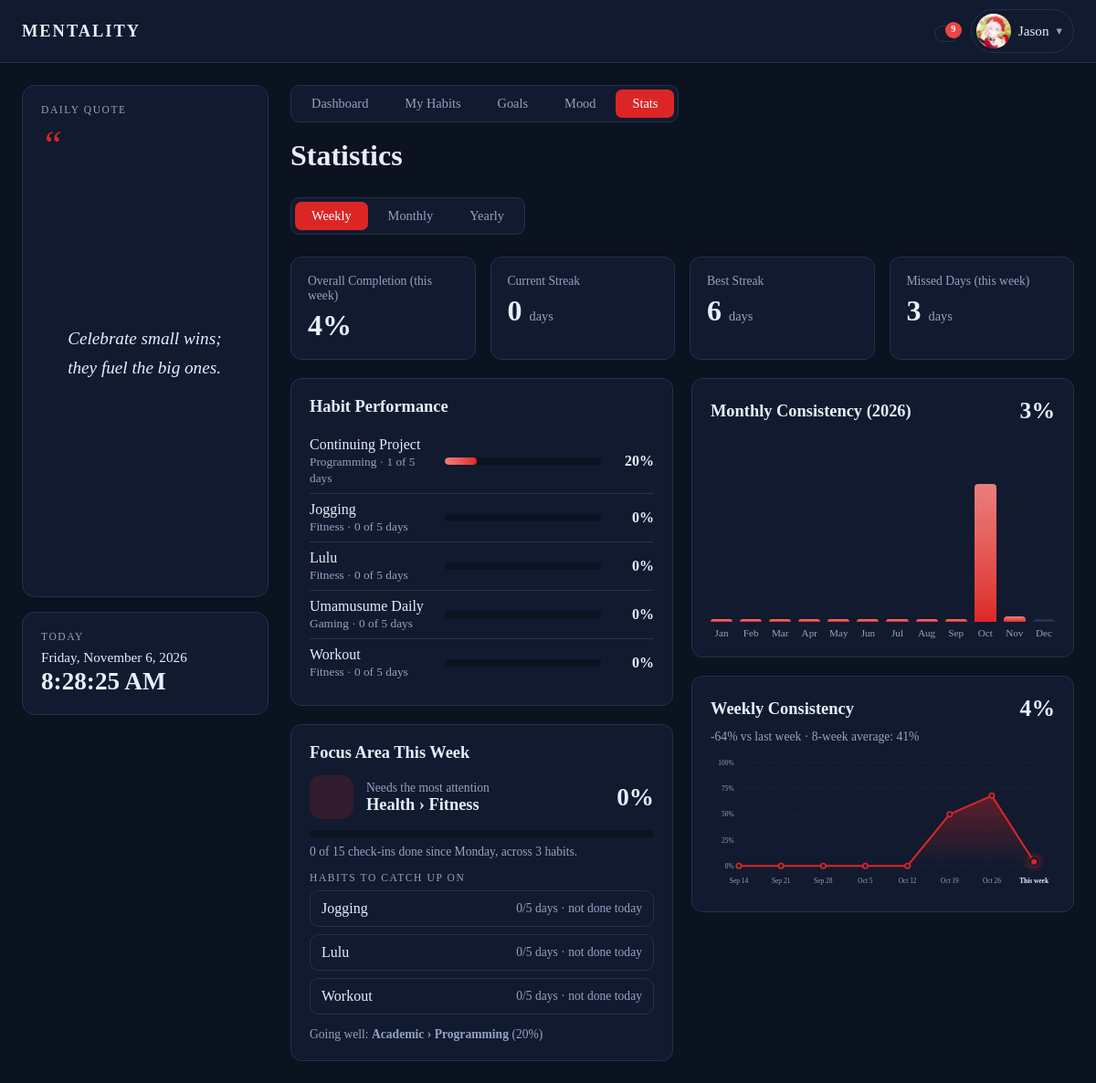
The page /stats.php (signed in) on the database its author committed.
### tables this page shows
CREATE TABLE `habits` (
  `habit_id` int(10) unsigned NOT NULL AUTO_INCREMENT,
  `user_id` int(10) unsigned NOT NULL,
  `category_id` int(10) unsigned NOT NULL,
  `name` varchar(100) NOT NULL,
  `details` text DEFAULT NULL,
  `is_active` tinyint(1) NOT NULL DEFAULT 1,
  `created_at` timestamp NOT NULL DEFAULT current_timestamp(),
  PRIMARY KEY (`habit_id`),
  KEY `fk_habits_user` (`user_id`),
  KEY `fk_habits_category` (`category_id`),
  CONSTRAINT `fk_habits_category` FOREIGN KEY (`category_id`) REFERENCES `habit_categories` (`category_id`),
  CONSTRAINT `fk_habits_user` FOREIGN KEY (`user_id`) REFERENCES `users` (`user_id`) ON DELETE CASCADE
);

CREATE TABLE `habit_categories` (
  `category_id` int(10) unsigned NOT NULL AUTO_INCREMENT,
  `name` varchar(50) NOT NULL,
  `parent_id` int(10) unsigned DEFAULT NULL,
  PRIMARY KEY (`category_id`),
  KEY `fk_category_parent` (`parent_id`),
  CONSTRAINT `fk_category_parent` FOREIGN KEY (`parent_id`) REFERENCES `habit_categories` (`category_id`) ON DELETE SET NULL
);

### stats.php (the view, shortened to what the rows shown need)
<?php
require_once __DIR__ . '/includes/layout.php';
$uid = (int)$_SESSION['user_id'];
$period = $_GET['period'] ?? 'week';
$today    = new DateTimeImmutable('today');
$todayStr = $today->format('Y-m-d');
if ($period === 'month')      { $start = $today->modify('first day of this month'); $periodLabel = 'this month'; }
elseif ($period === 'year')   { $start = new DateTimeImmutable($today->format('Y') . '-01-01'); $periodLabel = 'this year'; }
else                          { $start = new DateTimeImmutable('monday this week'); $periodLabel = 'this week'; }
$startStr = $start->format('Y-m-d');
$stmt = $pdo->prepare(
    'WITH period AS (
         SELECT CAST(? AS DATE) AS p_start, CAST(? AS DATE) AS p_end
     )
     SELECT h.habit_id, h.name, c.name AS category_name,
            DATEDIFF(p.p_end, GREATEST(p.p_start, DATE(h.created_at))) + 1 AS days_tracked,
            COUNT(CASE WHEN l.completed = 1 THEN 1 END) AS done
     FROM period p
     JOIN habits h ON h.user_id = ? AND h.is_active = 1 AND DATE(h.created_at) <= p.p_end
     JOIN habit_categories c ON c.category_id = h.category_id
     LEFT JOIN habit_logs l ON l.habit_id = h.habit_id
          AND l.log_date BETWEEN GREATEST(p.p_start, DATE(h.created_at)) AND p.p_end
     GROUP BY h.habit_id, h.name, c.name, h.created_at, p.p_start, p.p_end
     ORDER BY h.name'
);
$stmt->execute([$startStr, $todayStr, $uid]);
$habits = $stmt->fetchAll();
$stmt = $pdo->prepare('SELECT MIN(DATE(created_at)) FROM habits WHERE user_id = ?');
$stmt->execute([$uid]);
$firstHabitDate = $stmt->fetchColumn();
$year = (int)$today->format('Y');
$stmt = $pdo->prepare(
    'SELECT MONTH(l.log_date) AS m, COUNT(*) AS ticks
     FROM habit_logs l JOIN habits h ON h.habit_id = l.habit_id
     WHERE h.user_id = ? AND h.is_active = 1 AND l.completed = 1 AND YEAR(l.log_date) = ?
     GROUP BY MONTH(l.log_date)'
);
$stmt->execute([$uid, $year]);
$ticksByMonth = [];
foreach ($stmt->fetchAll() as $r) { $ticksByMonth[(int)$r['m']] = (int)$r['ticks']; }
$stmt = $pdo->prepare('SELECT DATE(created_at) FROM habits WHERE user_id = ? AND is_active = 1');
$stmt->execute([$uid]);
$habitDates = $stmt->fetchAll(PDO::FETCH_COLUMN);
$months = [];
for ($m = 1; $m <= 12; $m++) {
    $mStart = new DateTimeImmutable(sprintf('%04d-%02d-01', $year, $m));
    $mStartStr = $mStart->format('Y-m-d');
    $mEndStr = min($mStart->modify('last day of this month')->format('Y-m-d'), $todayStr);
    $days = 0;
    if ($mStartStr <= $todayStr) {
        foreach ($habitDates as $created) {
            $from = max($mStartStr, $created);
            if ($from <= $mEndStr) { $days += (new DateTimeImmutable($from))->diff(new DateTimeImmutable($mEndStr))->days + 1; }
        }
    }
    $pct = $days > 0 ? min(100, (int)round(($ticksByMonth[$m] ?? 0) / $days * 100)) : 0;
    $months[$m] = ['label' => $mStart->format('M'), 'pct' => $pct, 'future' => $mStartStr > $todayStr];
}
$thisMonthPct = $months[(int)$today->format('n')]['pct'];
$weeksN     = 8;
$thisMonday = new DateTimeImmutable('monday this week');
$rangeStart = $thisMonday->modify('-' . ($weeksN - 1) . ' weeks');
$stmt = $pdo->prepare(
    'SELECT l.log_date, COUNT(*) AS c
     FROM habit_logs l JOIN habits h ON h.habit_id = l.habit_id
     WHERE h.user_id = ? AND h.is_active = 1 AND l.completed = 1 AND l.log_date BETWEEN ? AND ?
     GROUP BY l.log_date'
);
$stmt->execute([$uid, $rangeStart->format('Y-m-d'), $todayStr]);
$ticksByDay = [];
foreach ($stmt->fetchAll() as $r) { $ticksByDay[$r['log_date']] = (int)$r['c']; }
$weekly = [];
for ($i = 0; $i < $weeksN; $i++) {
    $ws    = $rangeStart->modify("+$i weeks");
    $wsStr = $ws->format('Y-m-d');
    $weEnd = min($ws->modify('+6 days')->format('Y-m-d'), $todayStr);
    $ticks = 0; $days = 0;
    for ($d = $ws; $d->format('Y-m-d') <= $weEnd; $d = $d->modify('+1 day')) { $ticks += $ticksByDay[$d->format('Y-m-d')] ?? 0; }
    foreach ($habitDates as $created) {
        $from = max($wsStr, $created);
        if ($from <= $weEnd) { $days += (new DateTimeImmutable($from))->diff(new DateTimeImmutable($weEnd))->days + 1; }
    }
    $weekly[] = ['label' => $ws->format('M j'), 'has' => $days > 0, 'current' => ($i === $weeksN - 1),
                 'pct'   => $days > 0 ? min(100, (int)round($ticks / $days * 100)) : 0];
}
$weekNow  = $weekly[$weeksN - 1]['pct'];
?>
<h1>Statistics</h1>
<?php if (!$habits && !$firstHabitDate): ?>
    <div class="panel"><p class="muted">No data yet. <a href="habits.php">Add a habit</a> and start ticking it on your Dashboard to see your stats.</p></div>
<?php else: ?>
<div class="stats-layout">
    <div class="stack">
    <div class="panel">
        <h2>Habit Performance</h2>
        <?php if (!$habits): ?>
            <p class="muted">No active habits in this period.</p>
        <?php else: foreach ($habits as $h): ?>
            <div class="perf-row">
                <div class="perf-name"><?= e($h['name']) ?><br><small class="muted"><?= e($h['category_name']) ?> &middot; <?= (int)$h['done'] ?> of <?= (int)$h['days_tracked'] ?> days</small></div>
                <div class="progress"><div class="bar" style="width: <?= (int)$h['pct'] ?>%"></div></div>
                <div class="perf-pct"><?= (int)$h['pct'] ?>%</div>
            </div>
        <?php endforeach; endif; ?>
    </div>
        <div class="panel">
            <h2>Focus Area This Week</h2>
        </div>
    </div>
    <div class="stack">
    <div class="panel">
        <div class="panel-head"><h2>Monthly Consistency (<?= $year ?>)</h2><span class="big-pct"><?= $thisMonthPct ?>%</span></div>
    </div>
        <div class="panel">
            <div class="panel-head"><h2>Weekly Consistency</h2><span class="big-pct"><?= $weekNow ?>%</span></div>
        </div>
    </div>
</div>
<?php endif; ?>

### rows shown on the page
habits: name "Continuing Project", category.name "Programming", done "1", days_tracked "5", pct "20"
habits: name "Jogging", category.name "Fitness", done "0", days_tracked "5", pct "0"
habits: name "Lulu", category.name "Fitness", done "0", days_tracked "5", pct "0"
habits: name "Umamusume Daily", category.name "Gaming", done "0", days_tracked "5", pct "0"
habits: name "Workout", category.name "Fitness", done "0", days_tracked "5", pct "0"

### other values the page prints
$bellCount "9"
$name "Jason"
daily_quote() "Celebrate small wins; they fuel the big ones."
$label "Dashboard"
$label "My Habits"
$label "Goals"
$label "Mood"
$label "Stats"
$periodLabel "this week"
$overall "4"
$currentStreak "0"
$bestStreak "6"
$missed "3"
$areaLabel($focus) "Health › Fitness"
$focus['pct'] "0"
